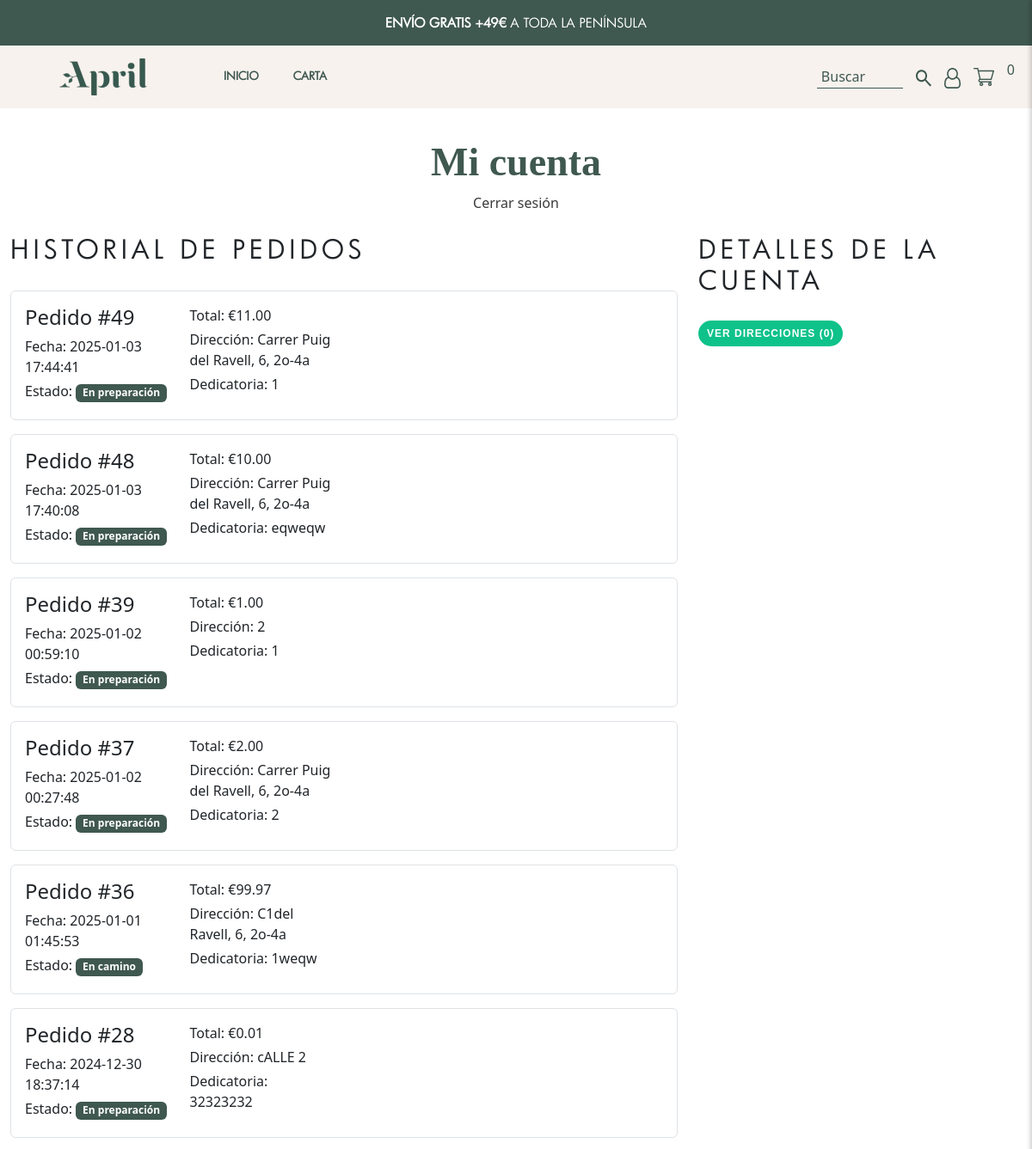
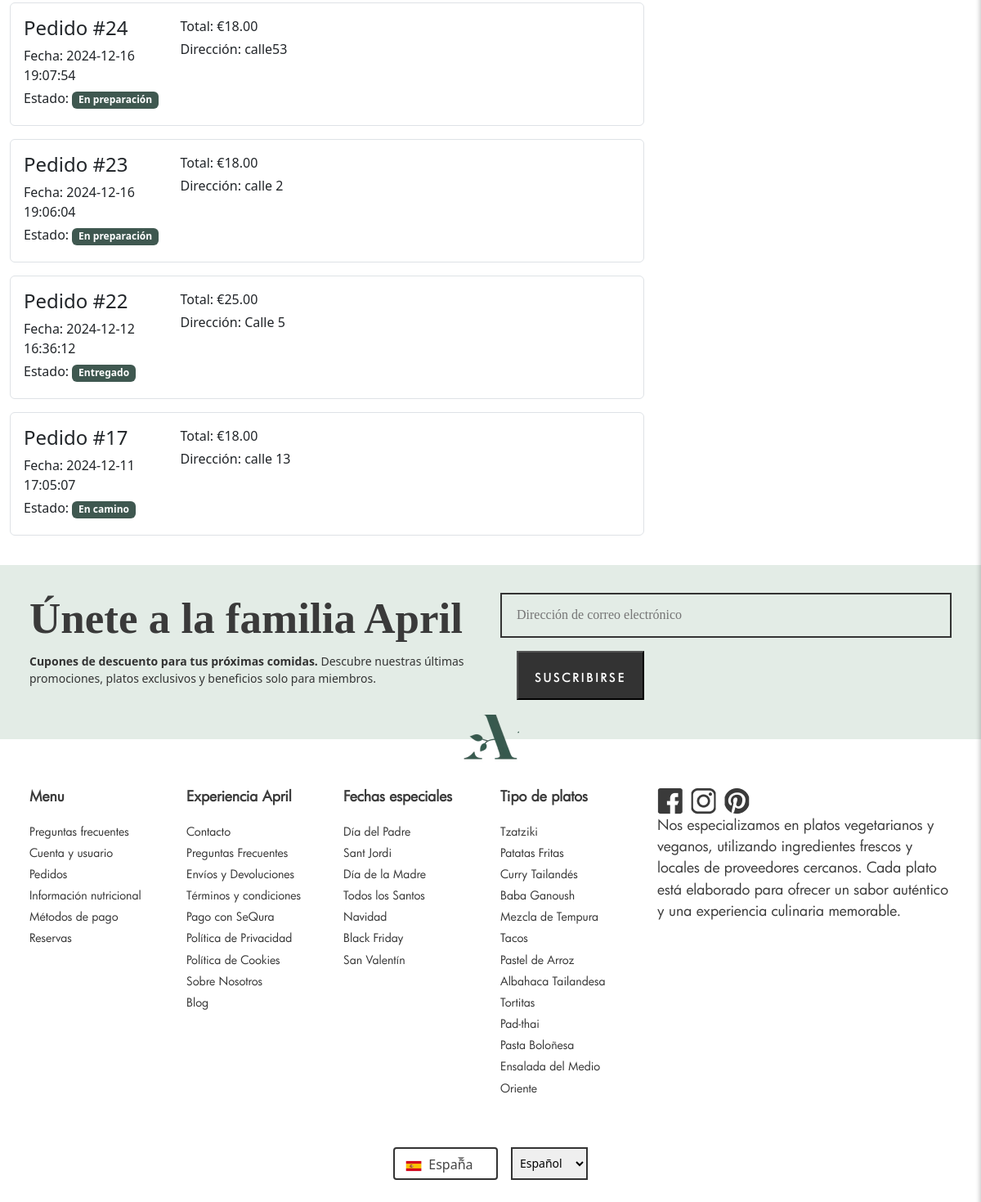
The app's page /?controller=cuenta&action=verCuenta (signed in) with its own data (2 pictures, top to bottom).
### tables this page shows
CREATE TABLE IF NOT EXISTS `Pedidos` (
  `ID_Pedido` int NOT NULL AUTO_INCREMENT,
  `Fecha_Pedido` datetime DEFAULT CURRENT_TIMESTAMP,
  `Precio_Total` decimal(10,2) NOT NULL,
  `ID_Usuario` int DEFAULT NULL,
  `ID_Oferta` int DEFAULT NULL,
  `Direccion` varchar(50) DEFAULT NULL,
  `Dedicatoria` text,
  `Estado` varchar(50) DEFAULT 'En preparación',
  PRIMARY KEY (`ID_Pedido`),
  KEY `ID_Usuario` (`ID_Usuario`),
  KEY `ID_Oferta` (`ID_Oferta`),
  CONSTRAINT `Pedidos_ibfk_1` FOREIGN KEY (`ID_Usuario`) REFERENCES `Usuarios` (`ID_Usuario`),
  CONSTRAINT `Pedidos_ibfk_2` FOREIGN KEY (`ID_Oferta`) REFERENCES `Oferta` (`ID_Oferta`)
);

### controller/cuentaController.php (called while the page is built, shortened)
<?php
include_once("model/pedido.php");
include_once("model/PedidoDAO.php");
class cuentaController
{
    public function verCuenta()
    {
        $usuarioId = $_SESSION['usuario']['id'];
        $pedidos = PedidoDAO::obtenerPedidosPorUsuario($usuarioId);
        include_once 'view/header.php';
        include_once 'view/cuentausuario.php';
        include_once 'view/footer.php';
    }
}

### model/pedidoDAO.php (called while the page is built, shortened)
<?php
include_once("model/pedido.php");
class PedidoDAO
{
    public static function obtenerPedidosPorUsuario($usuarioId)
    {
        $db = database::connect();
        $stmt = $db->prepare("SELECT * FROM Pedidos WHERE ID_Usuario = ? ORDER BY Fecha_Pedido DESC");
        $stmt->bind_param('i', $usuarioId);
        $stmt->execute();
        $resultado = $stmt->get_result();
        $pedidos = [];
        while ($pedido = $resultado->fetch_object('pedido')) {
            $pedidos[] = $pedido;
        }
        return $pedidos;
    }
}

### model/pedido.php (called while the page is built, shortened)
<?php
class pedido {
    protected $ID_Pedido;
    protected $Fecha_Pedido;
    protected $Precio_Total;
    protected $Direccion;
    protected $Dedicatoria;
    protected $Estado;
    public function getDedicatoria()
    {
        return $this->Dedicatoria;
    }
    public function getDireccion()
    {
        return $this->Direccion;
    }
    public function getPrecio_Total()
    {
        return $this->Precio_Total;
    }
    public function getFecha_Pedido()
    {
        return $this->Fecha_Pedido;
    }
    public function getID_Pedido()
    {
        return $this->ID_Pedido;
    }
    public function getEstado()
    {
        return $this->Estado;
    }
}

### view/cuentausuario.php (the view, shortened to what this page needs)
<!DOCTYPE html>
<html lang="en">
<head>
    <link href="https://cdn.jsdelivr.net/npm/bootstrap@5.3.3/dist/css/bootstrap.min.css" rel="stylesheet">
    <link rel="stylesheet" href="css/cuentausuario.css">
</head>
<body>
    <main>
        <section class="container-fluid">
            <div class="text-center mb-4">
                <h1 class="h1-cuenta">Mi cuenta</h1>
                <a href="?controller=cuenta&action=cerrarSession" class="a-cuenta">Cerrar sesión</a>
            </div>
            <div class="row">
                <div class="col-md-8">
                    <h2 class="h2-cuenta margen-h2-cuenta">HISTORIAL DE PEDIDOS</h2>
                    <?php if ($pedidos == null) { ?>
                        <p>No ha realizado algún pedido aún.</p>
                    <?php } else { ?>
                        <div id="pedidosContainer">
                            <?php foreach ($pedidos as $pedido) { ?>
                                <div class="pedido-card mb-3 p-3 border rounded">
                                    <div class="row">
                                        <div class="col-md-3">
                                            <h4>Pedido #<?= $pedido->getID_Pedido(); ?></h4>
                                            <p class="mb-1">Fecha: <?= $pedido->getFecha_Pedido(); ?></p>
                                            <p class="mb-1">Estado: <span class="badge bg-custom"><?= $pedido->getEstado(); ?></span></p>
                                        </div>
                                        <div class="col-md-3">
                                            <p class="mb-1">Total: €<?= number_format($pedido->getPrecio_Total(), 2); ?></p>
                                            <p class="mb-1">Dirección: <?= $pedido->getDireccion(); ?></p>
                                            <?php if ($pedido->getDedicatoria()) { ?>
                                                <p class="mb-1">Dedicatoria: <?= $pedido->getDedicatoria(); ?></p>
                                            <?php } ?>
                                        </div>
                                    </div>
                                </div>
                            <?php } ?>
                        </div>
                    <?php } ?>
                </div>
                <div class="col-md-4 DireccionEspaciocuenta">
                    <h2 class="h2-cuenta margen-h2-cuenta">DETALLES DE LA CUENTA</h4>
                        <a href="#" class="boton-cuenta">VER DIRECCIONES (0)</a>
                </div>
            </div>
        </section>
    </main>
</body>
</html>

### css/header.css (style rules this page uses)
body { margin: 0px; padding: 0px; box-sizing: border-box; overflow-x: hidden }

### css/cuentausuario.css (style rules this page uses)
.h1-cuenta { margin-top: 35px; color: #3f5850; font-family: 'AdobeCaslonPro'; font-size: 46px; font-weight: 700; }
.h2-cuenta { letter-spacing: 5px; font-family: 'futura'; font-size: 30px; text-transform: uppercase; }
.a-cuenta { color: #3A3A3A; text-decoration: none; }
.margen-h2-cuenta { margin-bottom: 30PX; }
.boton-cuenta { background-color: #0EC289; border: none; padding: 8px 10px; border-radius: 50px; color: white; text-decoration: none; text-align: center; font-family: Arial, Helvetica, sans-serif; font-weight: 700; font-size: 12px; letter-spacing: 1px; line-height: 1; }
.DireccionEspaciocuenta { margin-bottom: 60px; }
.pedido-card { background-color: #fff; transition: all 0.3s ease; }
.bg-custom { background-color: #3F5850 !important; }

### records on screen
pedidos: ID_Pedido "49", Fecha_Pedido "2025-01-03 17:44:41", Estado "En preparación", Precio_Total "11.00", Direccion "Carrer Puig del Ravell, 6, 2o-4a", Dedicatoria "1"
pedidos: ID_Pedido "48", Fecha_Pedido "2025-01-03 17:40:08", Estado "En preparación", Precio_Total "10.00", Direccion "Carrer Puig del Ravell, 6, 2o-4a", Dedicatoria "eqweqw"
pedidos: ID_Pedido "39", Fecha_Pedido "2025-01-02 00:59:10", Estado "En preparación", Precio_Total "1.00", Direccion "2", Dedicatoria "1"
pedidos: ID_Pedido "37", Fecha_Pedido "2025-01-02 00:27:48", Estado "En preparación", Precio_Total "2.00", Direccion "Carrer Puig del Ravell, 6, 2o-4a", Dedicatoria "2"
pedidos: ID_Pedido "36", Fecha_Pedido "2025-01-01 01:45:53", Estado "En camino", Precio_Total "99.97", Direccion "C1del Ravell, 6, 2o-4a", Dedicatoria "1weqw"
pedidos: ID_Pedido "28", Fecha_Pedido "2024-12-30 18:37:14", Estado "En preparación", Precio_Total "0.01", Direccion "cALLE 2", Dedicatoria "32323232"
pedidos: ID_Pedido "24", Fecha_Pedido "2024-12-16 19:07:54", Estado "En preparación", Precio_Total "18.00", Direccion "calle53"
pedidos: ID_Pedido "23", Fecha_Pedido "2024-12-16 19:06:04", Estado "En preparación", Precio_Total "18.00", Direccion "calle 2"
pedidos: ID_Pedido "22", Fecha_Pedido "2024-12-12 16:36:12", Estado "Entregado", Precio_Total "25.00", Direccion "Calle 5"
pedidos: ID_Pedido "17", Fecha_Pedido "2024-12-11 17:05:07", Estado "En camino", Precio_Total "18.00", Direccion "calle 13"
